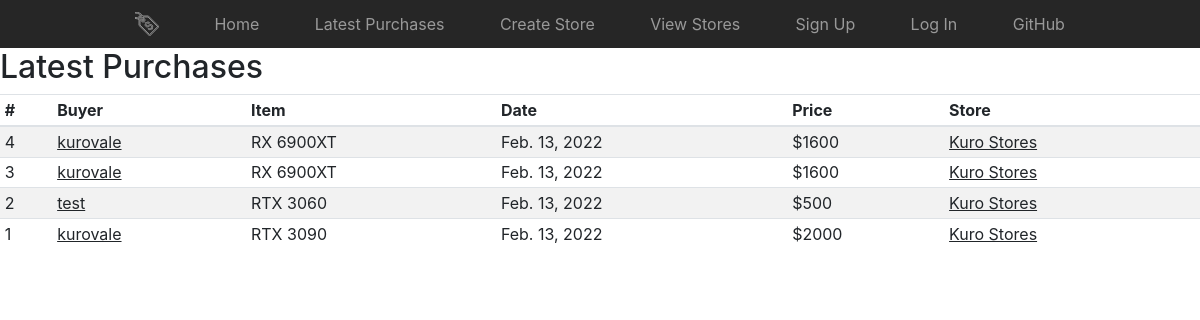
/dashboard/latest, run on the app's committed database.
### sales/models.py (models this page shows, shortened)
class Purchase(models.Model):
    buyer_id = models.ForeignKey(Buyer, on_delete=models.CASCADE)
    item_id = models.ForeignKey(Item, on_delete=models.CASCADE)
    date = models.DateField('Date Purchased')

class Buyer(models.Model):
    username = models.TextField(default='buyer')

class Item(models.Model):
    store_id = models.ForeignKey(Store, on_delete=models.CASCADE)
    name = models.TextField(default='item', max_length=30)
    description = models.TextField(default='', blank=True, max_length=60)
    image = models.URLField(max_length=200)
    price = models.PositiveIntegerField(default=0)

class Store(models.Model):
    name = models.TextField(default='store')
    description = models.TextField(default='store')
    owner = models.ForeignKey(User, on_delete=models.CASCADE)

### sales/views.py (the view)
# urls.py: path('dashboard/latest', views.latest_purchases, name='latest'),
def latest_purchases(request):
    purchases = Purchase.objects.all()
    return render(request, 'sales/dashboards/latest.html', {'purchases': purchases})

### sales/templates/sales/dashboards/latest.html
{% extends 'base.html' %}
{% block content %}
<h2>Latest Purchases</h2>
          <div class="table-responsive">
            <table class="table table-striped table-sm">
              <thead>
                <tr>
                  <th>#</th>
                  <th>Buyer</th>
                  <th>Item</th>
                  <th>Date</th>
                  <th>Price</th>
                  <th>Store</th>
                </tr>
              </thead>
              <tbody>
              {% for purchase in purchases reversed %}
              <tr>
                <td>{{ forloop.revcounter }}</td>
                <td><a href="{% url 'sales:buyer_purchases' purchase.buyer_id.id %}" class="link-dark">{{ purchase.buyer_id.username }}</a></td>
                <td>{{ purchase.item_id.name }}</td>
                <td>{{ purchase.date }}</td>
                <td>${{ purchase.item_id.price }}</td>
                <td><a href="#" class="link-dark">{{ purchase.item_id.store_id.name }}</a> </td>
              </tr>
              {% endfor %}
              </tbody>
            </table>
</div>
{% endblock %}

### sales/static/sales/css/base.css (style rules this page uses)
.link-dark { color: #212529; text-decoration: underline; }

### data on the page
Purchase: buyer_id.username "kurovale", item_id.name "RX 6900XT", date "Feb. 13, 2022", item_id.price "1600", item_id.store_id.name "Kuro Stores"
Purchase: buyer_id.username "kurovale", item_id.name "RX 6900XT", date "Feb. 13, 2022", item_id.price "1600", item_id.store_id.name "Kuro Stores"
Purchase: buyer_id.username "test", item_id.name "RTX 3060", date "Feb. 13, 2022", item_id.price "500", item_id.store_id.name "Kuro Stores"
Purchase: buyer_id.username "kurovale", item_id.name "RTX 3090", date "Feb. 13, 2022", item_id.price "2000", item_id.store_id.name "Kuro Stores"
